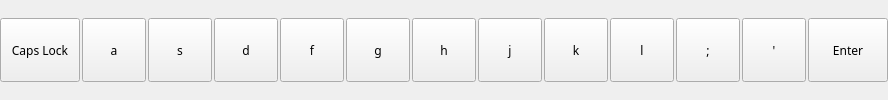
                    <widget class="QWidget" name="row2_2" native="true">
                     <property name="sizePolicy">
                      <sizepolicy hsizetype="Minimum" vsizetype="Minimum">
                       <horstretch>0</horstretch>
                       <verstretch>0</verstretch>
                      </sizepolicy>
                     </property>
                     <property name="minimumSize">
                      <size>
                       <width>0</width>
                       <height>0</height>
                      </size>
                     </property>
                     <layout class="QHBoxLayout" name="horizontalLayout_21">
                      <property name="spacing">
                       <number>2</number>
                      </property>
                      <property name="leftMargin">
                       <number>0</number>
                      </property>
                      <property name="topMargin">
                       <number>0</number>
                      </property>
                      <property name="rightMargin">
                       <number>0</number>
                      </property>
                      <property name="bottomMargin">
                       <number>0</number>
                      </property>
                      <item>
                       <widget class="QPushButton" name="pushButton_125">
                        <property name="sizePolicy">
                         <sizepolicy hsizetype="Minimum" vsizetype="Minimum">
                          <horstretch>0</horstretch>
                          <verstretch>0</verstretch>
                         </sizepolicy>
                        </property>
                        <property name="minimumSize">
                         <size>
                          <width>64</width>
                          <height>64</height>
                         </size>
                        </property>
                        <property name="maximumSize">
                         <size>
                          <width>116</width>
                          <height>64</height>
                         </size>
                        </property>
                        <property name="font">
                         <font>
                          <family>TF2 Build</family>
                          <weight>50</weight>
                          <italic>false</italic>
                          <bold>false</bold>
                          <stylestrategy>PreferDefault</stylestrategy>
                         </font>
                        </property>
                        <property name="cursor">
                         <cursorShape>PointingHandCursor</cursorShape>
                        </property>
                        <property name="text">
                         <string>Caps Lock</string>
                        </property>
                        <property name="autoRepeat">
                         <bool>false</bool>
                        </property>
                       </widget>
                      </item>
                      <item>
                       <widget class="QPushButton" name="pushButton_178">
                        <property name="sizePolicy">
                         <sizepolicy hsizetype="Minimum" vsizetype="Minimum">
                          <horstretch>0</horstretch>
                          <verstretch>0</verstretch>
                         </sizepolicy>
                        </property>
                        <property name="minimumSize">
                         <size>
                          <width>64</width>
                          <height>64</height>
                         </size>
                        </property>
                        <property name="maximumSize">
                         <size>
                          <width>64</width>
                          <height>64</height>
                         </size>
                        </property>
                        <property name="font">
                         <font>
                          <family>TF2 Build</family>
                          <weight>50</weight>
                          <italic>false</italic>
                          <bold>false</bold>
                          <stylestrategy>PreferDefault</stylestrategy>
                         </font>
                        </property>
                        <property name="cursor">
                         <cursorShape>PointingHandCursor</cursorShape>
                        </property>
                        <property name="text">
                         <string>a</string>
                        </property>
                        <property name="autoRepeat">
                         <bool>false</bool>
                        </property>
                       </widget>
                      </item>
                      <item>
                       <widget class="QPushButton" name="pushButton_179">
                        <property name="sizePolicy">
                         <sizepolicy hsizetype="Minimum" vsizetype="Minimum">
                          <horstretch>0</horstretch>
                          <verstretch>0</verstretch>
                         </sizepolicy>
                        </property>
                        <property name="minimumSize">
                         <size>
                          <width>64</width>
                          <height>64</height>
                         </size>
                        </property>
                        <property name="maximumSize">
                         <size>
                          <width>64</width>
                          <height>64</height>
                         </size>
                        </property>
                        <property name="font">
                         <font>
                          <family>TF2 Build</family>
                          <weight>50</weight>
                          <italic>false</italic>
                          <bold>false</bold>
                          <stylestrategy>PreferDefault</stylestrategy>
                         </font>
                        </property>
                        <property name="cursor">
                         <cursorShape>PointingHandCursor</cursorShape>
                        </property>
                        <property name="text">
                         <string>s</string>
                        </property>
                        <property name="autoRepeat">
                         <bool>false</bool>
                        </property>
                       </widget>
                      </item>
                      <item>
                       <widget class="QPushButton" name="pushButton_180">
                        <property name="sizePolicy">
                         <sizepolicy hsizetype="Minimum" vsizetype="Minimum">
                          <horstretch>0</horstretch>
                          <verstretch>0</verstretch>
                         </sizepolicy>
                        </property>
                        <property name="minimumSize">
                         <size>
                          <width>64</width>
                          <height>64</height>
                         </size>
                        </property>
                        <property name="maximumSize">
                         <size>
                          <width>64</width>
                          <height>64</height>
                         </size>
                        </property>
                        <property name="font">
                         <font>
                          <family>TF2 Build</family>
                          <weight>50</weight>
                          <italic>false</italic>
                          <bold>false</bold>
                          <stylestrategy>PreferDefault</stylestrategy>
                         </font>
                        </property>
                        <property name="cursor">
                         <cursorShape>PointingHandCursor</cursorShape>
                        </property>
                        <property name="text">
                         <string>d</string>
                        </property>
                        <property name="autoRepeat">
                         <bool>false</bool>
                        </property>
                        <property name="autoDefault">
                         <bool>false</bool>
                        </property>
                        <property name="default">
                         <bool>false</bool>
                        </property>
                        <property name="flat">
                         <bool>false</bool>
                        </property>
                       </widget>
                      </item>
                      <item>
                       <widget class="QPushButton" name="pushButton_181">
                        <property name="sizePolicy">
                         <sizepolicy hsizetype="Minimum" vsizetype="Minimum">
                          <horstretch>0</horstretch>
                          <verstretch>0</verstretch>
                         </sizepolicy>
                        </property>
                        <property name="minimumSize">
                         <size>
                          <width>64</width>
                          <height>64</height>
                         </size>
                        </property>
                        <property name="maximumSize">
                         <size>
                          <width>64</width>
                          <height>64</height>
                         </size>
                        </property>
                        <property name="font">
                         <font>
                          <family>TF2 Build</family>
                          <weight>50</weight>
                          <italic>false</italic>
                          <bold>false</bold>
                          <stylestrategy>PreferDefault</stylestrategy>
                         </font>
                        </property>
                        <property name="cursor">
                         <cursorShape>PointingHandCursor</cursorShape>
                        </property>
                        <property name="text">
                         <string>f</string>
                        </property>
                        <property name="autoRepeat">
                         <bool>false</bool>
                        </property>
                        <property name="autoDefault">
                         <bool>false</bool>
                        </property>
                        <property name="default">
                         <bool>false</bool>
                        </property>
                        <property name="flat">
                         <bool>false</bool>
                        </property>
                       </widget>
                      </item>
                      <item>
                       <widget class="QPushButton" name="pushButton_182">
                        <property name="sizePolicy">
                         <sizepolicy hsizetype="Minimum" vsizetype="Minimum">
                          <horstretch>0</horstretch>
                          <verstretch>0</verstretch>
                         </sizepolicy>
                        </property>
                        <property name="minimumSize">
                         <size>
                          <width>64</width>
                          <height>64</height>
                         </size>
                        </property>
                        <property name="maximumSize">
                         <size>
                          <width>64</width>
                          <height>64</height>
                         </size>
                        </property>
                        <property name="font">
                         <font>
                          <family>TF2 Build</family>
                          <weight>50</weight>
                          <italic>false</italic>
                          <bold>false</bold>
                          <stylestrategy>PreferDefault</stylestrategy>
                         </font>
                        </property>
                        <property name="cursor">
                         <cursorShape>PointingHandCursor</cursorShape>
                        </property>
                        <property name="text">
                         <string>g</string>
                        </property>
                        <property name="autoRepeat">
                         <bool>false</bool>
                        </property>
                        <property name="autoDefault">
                         <bool>false</bool>
                        </property>
                        <property name="default">
                         <bool>false</bool>
                        </property>
                        <property name="flat">
                         <bool>false</bool>
                        </property>
                       </widget>
                      </item>
                      <item>
                       <widget class="QPushButton" name="pushButton_183">
                        <property name="sizePolicy">
                         <sizepolicy hsizetype="Minimum" vsizetype="Minimum">
                          <horstretch>0</horstretch>
                          <verstretch>0</verstretch>
                         </sizepolicy>
                        </property>
                        <property name="minimumSize">
                         <size>
                          <width>64</width>
                          <height>64</height>
                         </size>
                        </property>
                        <property name="maximumSize">
                         <size>
                          <width>64</width>
                          <height>64</height>
                         </size>
                        </property>
                        <property name="font">
                         <font>
                          <family>TF2 Build</family>
                          <weight>50</weight>
                          <italic>false</italic>
                          <bold>false</bold>
                          <stylestrategy>PreferDefault</stylestrategy>
                         </font>
                        </property>
                        <property name="cursor">
                         <cursorShape>PointingHandCursor</cursorShape>
                        </property>
                        <property name="text">
                         <string>h</string>
                        </property>
                        <property name="autoRepeat">
                         <bool>false</bool>
                        </property>
                       </widget>
                      </item>
                      <item>
                       <widget class="QPushButton" name="pushButton_184">
                        <property name="sizePolicy">
                         <sizepolicy hsizetype="Minimum" vsizetype="Minimum">
                          <horstretch>0</horstretch>
                          <verstretch>0</verstretch>
                         </sizepolicy>
                        </property>
                        <property name="minimumSize">
                         <size>
                          <width>64</width>
                          <height>64</height>
                         </size>
                        </property>
                        <property name="maximumSize">
                         <size>
                          <width>64</width>
                          <height>64</height>
                         </size>
                        </property>
                        <property name="font">
                         <font>
                          <family>TF2 Build</family>
                          <weight>50</weight>
                          <italic>false</italic>
                          <bold>false</bold>
                          <stylestrategy>PreferDefault</stylestrategy>
                         </font>
                        </property>
                        <property name="cursor">
                         <cursorShape>PointingHandCursor</cursorShape>
                        </property>
                        <property name="text">
                         <string>j</string>
                        </property>
                        <property name="autoRepeat">
                         <bool>false</bool>
                        </property>
                       </widget>
                      </item>
                      <item>
                       <widget class="QPushButton" name="pushButton_185">
                        <property name="sizePolicy">
                         <sizepolicy hsizetype="Minimum" vsizetype="Minimum">
                          <horstretch>0</horstretch>
                          <verstretch>0</verstretch>
                         </sizepolicy>
                        </property>
                        <property name="minimumSize">
                         <size>
                          <width>64</width>
                          <height>64</height>
                         </size>
                        </property>
                        <property name="maximumSize">
                         <size>
                          <width>64</width>
                          <height>64</height>
                         </size>
                        </property>
                        <property name="font">
                         <font>
                          <family>TF2 Build</family>
                          <weight>50</weight>
                          <italic>false</italic>
                          <bold>false</bold>
                          <stylestrategy>PreferDefault</stylestrategy>
                         </font>
                        </property>
                        <property name="cursor">
                         <cursorShape>PointingHandCursor</cursorShape>
                        </property>
                        <property name="text">
                         <string>k</string>
                        </property>
                        <property name="autoRepeat">
                         <bool>false</bool>
                        </property>
                        <property name="autoDefault">
                         <bool>false</bool>
                        </property>
                        <property name="default">
                         <bool>false</bool>
                        </property>
                        <property name="flat">
                         <bool>false</bool>
                        </property>
                       </widget>
                      </item>
                      <item>
                       <widget class="QPushButton" name="pushButton_186">
                        <property name="sizePolicy">
                         <sizepolicy hsizetype="Minimum" vsizetype="Minimum">
                          <horstretch>0</horstretch>
                          <verstretch>0</verstretch>
                         </sizepolicy>
                        </property>
                        <property name="minimumSize">
                         <size>
                          <width>64</width>
                          <height>64</height>
                         </size>
                        </property>
                        <property name="maximumSize">
                         <size>
                          <width>64</width>
                          <height>64</height>
                         </size>
                        </property>
                        <property name="font">
                         <font>
                          <family>TF2 Build</family>
                          <weight>50</weight>
                          <italic>false</italic>
                          <bold>false</bold>
                          <stylestrategy>PreferDefault</stylestrategy>
                         </font>
                        </property>
                        <property name="cursor">
                         <cursorShape>PointingHandCursor</cursorShape>
                        </property>
                        <property name="text">
                         <string>l</string>
                        </property>
                        <property name="autoRepeat">
                         <bool>false</bool>
                        </property>
                       </widget>
                      </item>
                      <item>
                       <widget class="QPushButton" name="pushButton_187">
                        <property name="sizePolicy">
                         <sizepolicy hsizetype="Minimum" vsizetype="Minimum">
                          <horstretch>0</horstretch>
                          <verstretch>0</verstretch>
                         </sizepolicy>
                        </property>
                        <property name="minimumSize">
                         <size>
                          <width>64</width>
                          <height>64</height>
                         </size>
                        </property>
                        <property name="maximumSize">
                         <size>
                          <width>64</width>
                          <height>64</height>
                         </size>
                        </property>
                        <property name="font">
                         <font>
                          <family>TF2 Build</family>
                          <weight>50</weight>
                          <italic>false</italic>
                          <bold>false</bold>
                          <stylestrategy>PreferDefault</stylestrategy>
                         </font>
                        </property>
                        <property name="cursor">
                         <cursorShape>PointingHandCursor</cursorShape>
                        </property>
                        <property name="text">
                         <string>;</string>
                        </property>
                        <property name="autoRepeat">
                         <bool>false</bool>
                        </property>
                       </widget>
                      </item>
                      <item>
                       <widget class="QPushButton" name="pushButton_188">
                        <property name="sizePolicy">
                         <sizepolicy hsizetype="Minimum" vsizetype="Minimum">
                          <horstretch>0</horstretch>
                          <verstretch>0</verstretch>
                         </sizepolicy>
                        </property>
                        <property name="minimumSize">
                         <size>
                          <width>64</width>
                          <height>64</height>
                         </size>
                        </property>
                        <property name="maximumSize">
                         <size>
                          <width>64</width>
                          <height>64</height>
                         </size>
                        </property>
                        <property name="font">
                         <font>
                          <family>TF2 Build</family>
                          <weight>50</weight>
                          <italic>false</italic>
                          <bold>false</bold>
                          <stylestrategy>PreferDefault</stylestrategy>
                         </font>
                        </property>
                        <property name="cursor">
                         <cursorShape>PointingHandCursor</cursorShape>
                        </property>
                        <property name="text">
                         <string>'</string>
                        </property>
                        <property name="autoRepeat">
                         <bool>false</bool>
                        </property>
                       </widget>
                      </item>
                      <item>
                       <widget class="QPushButton" name="pushButton_189">
                        <property name="sizePolicy">
                         <sizepolicy hsizetype="Minimum" vsizetype="Minimum">
                          <horstretch>0</horstretch>
                          <verstretch>0</verstretch>
                         </sizepolicy>
                        </property>
                        <property name="minimumSize">
                         <size>
                          <width>64</width>
                          <height>64</height>
                         </size>
                        </property>
                        <property name="maximumSize">
                         <size>
                          <width>144</width>
                          <height>64</height>
                         </size>
                        </property>
                        <property name="font">
                         <font>
                          <family>TF2 Build</family>
                          <weight>50</weight>
                          <italic>false</italic>
                          <bold>false</bold>
                          <stylestrategy>PreferDefault</stylestrategy>
                         </font>
                        </property>
                        <property name="cursor">
                         <cursorShape>PointingHandCursor</cursorShape>
                        </property>
                        <property name="text">
                         <string>Enter</string>
                        </property>
                        <property name="autoRepeat">
                         <bool>false</bool>
                        </property>
                       </widget>
                      </item>
                     </layout>
                    </widget>
